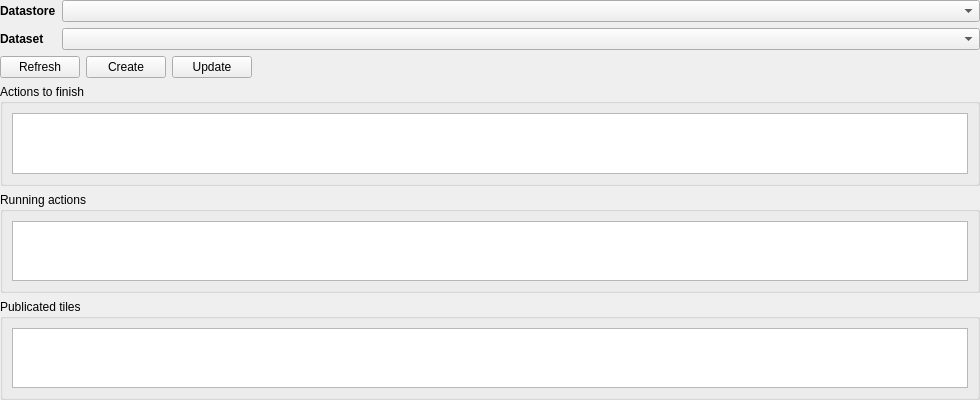
<?xml version="1.0" encoding="UTF-8"?>
<ui version="4.0">
 <class>OldWidget</class>
 <widget class="QWidget" name="DashboardWidget">
  <property name="geometry">
   <rect>
    <x>0</x>
    <y>0</y>
    <width>980</width>
    <height>400</height>
   </rect>
  </property>
  <property name="minimumSize">
   <size>
    <width>980</width>
    <height>400</height>
   </size>
  </property>
  <property name="windowTitle">
   <string>DashboardOld</string>
  </property>
  <layout class="QGridLayout" name="gridLayout">
   <property name="leftMargin">
    <number>0</number>
   </property>
   <property name="topMargin">
    <number>0</number>
   </property>
   <property name="rightMargin">
    <number>0</number>
   </property>
   <property name="bottomMargin">
    <number>0</number>
   </property>
   <item row="5" column="0" colspan="2">
    <widget class="QgsCollapsibleGroupBox" name="gbp_publicated_tiles">
     <property name="title">
      <string>Publicated tiles</string>
     </property>
     <layout class="QGridLayout" name="gridLayout_4">
      <item row="0" column="0">
       <widget class="QTableView" name="tbl_publicated_tiles"/>
      </item>
     </layout>
    </widget>
   </item>
   <item row="1" column="0">
    <widget class="QLabel" name="lbl_dataset">
     <property name="sizePolicy">
      <sizepolicy hsizetype="Fixed" vsizetype="Preferred">
       <horstretch>0</horstretch>
       <verstretch>0</verstretch>
      </sizepolicy>
     </property>
     <property name="font">
      <font>
       <weight>75</weight>
       <bold>true</bold>
      </font>
     </property>
     <property name="text">
      <string>Dataset</string>
     </property>
    </widget>
   </item>
   <item row="0" column="0">
    <widget class="QLabel" name="lbl_datastore">
     <property name="sizePolicy">
      <sizepolicy hsizetype="Fixed" vsizetype="Preferred">
       <horstretch>0</horstretch>
       <verstretch>0</verstretch>
      </sizepolicy>
     </property>
     <property name="font">
      <font>
       <weight>75</weight>
       <bold>true</bold>
      </font>
     </property>
     <property name="text">
      <string>Datastore</string>
     </property>
    </widget>
   </item>
   <item row="3" column="0" colspan="2">
    <widget class="QgsCollapsibleGroupBox" name="gpb_actions_to_finish">
     <property name="title">
      <string>Actions to finish</string>
     </property>
     <layout class="QGridLayout" name="gridLayout_2">
      <item row="0" column="0">
       <widget class="QTableView" name="tbv_actions_to_finish"/>
      </item>
     </layout>
    </widget>
   </item>
   <item row="4" column="0" colspan="2">
    <widget class="QgsCollapsibleGroupBox" name="gbb_running_actions">
     <property name="title">
      <string>Running actions</string>
     </property>
     <layout class="QGridLayout" name="gridLayout_3">
      <item row="0" column="0">
       <widget class="QTableView" name="tbl_running_actions"/>
      </item>
     </layout>
    </widget>
   </item>
   <item row="0" column="1">
    <widget class="DatastoreComboBox" name="cbx_datastore"/>
   </item>
   <item row="2" column="0" colspan="2">
    <layout class="QHBoxLayout" name="horizontalLayout">
     <item>
      <widget class="QPushButton" name="btn_refresh">
       <property name="text">
        <string>Refresh</string>
       </property>
      </widget>
     </item>
     <item>
      <widget class="QPushButton" name="btn_create">
       <property name="text">
        <string>Create</string>
       </property>
      </widget>
     </item>
     <item>
      <widget class="QPushButton" name="btn_update">
       <property name="text">
        <string>Update</string>
       </property>
      </widget>
     </item>
     <item>
      <spacer name="horizontalSpacer">
       <property name="orientation">
        <enum>Qt::Horizontal</enum>
       </property>
       <property name="sizeHint" stdset="0">
        <size>
         <width>40</width>
         <height>20</height>
        </size>
       </property>
      </spacer>
     </item>
    </layout>
   </item>
   <item row="1" column="1">
    <widget class="DatasetComboBox" name="cbx_dataset"/>
   </item>
  </layout>
 </widget>
 <customwidgets>
  <customwidget>
   <class>QgsCollapsibleGroupBox</class>
   <extends>QGroupBox</extends>
   <header>qgscollapsiblegroupbox.h</header>
   <container>1</container>
  </customwidget>
  <customwidget>
   <class>DatastoreComboBox</class>
   <extends>QComboBox</extends>
   <header>geoplateforme.gui.cbx_datastore</header>
  </customwidget>
  <customwidget>
   <class>DatasetComboBox</class>
   <extends>QComboBox</extends>
   <header>geoplateforme.gui.cbx_dataset</header>
  </customwidget>
 </customwidgets>
 <resources/>
 <connections/>
</ui>
